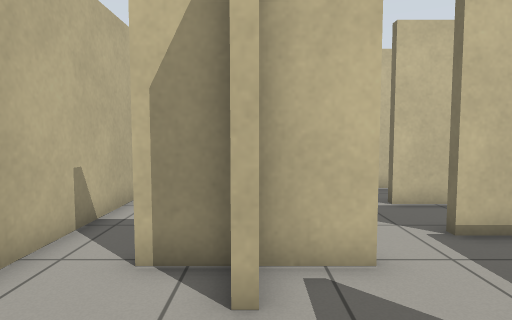
[1] (above)

24 first-person views from a walk through a world built for the Gazebo simulator. The camera is 0.94 m above the floor, tilts 4° down and sees 75° across. The floor is counted in squares, 0.5 m on a side. Each view is taken from the middle of a square. On the plan, view 1 faces up. The plan holds only what a view shows up to about 17 squares ahead; the rest is blank.

[2]
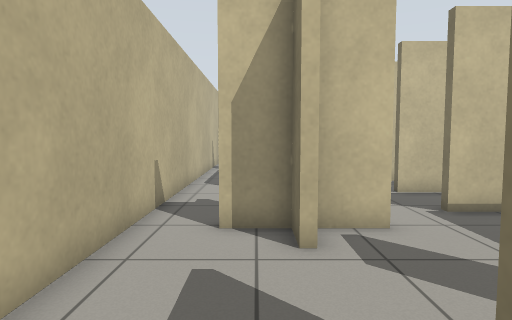

[3]
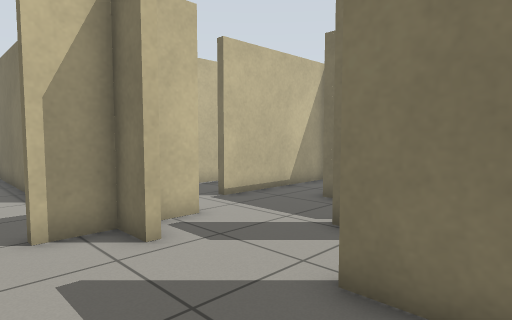

[4]
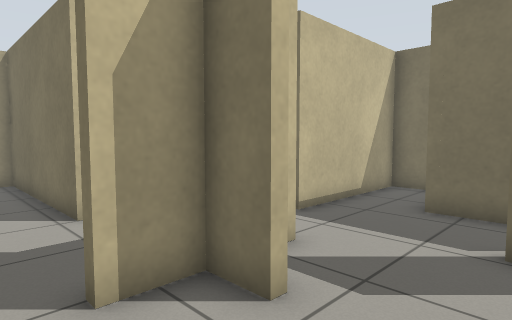

[5]
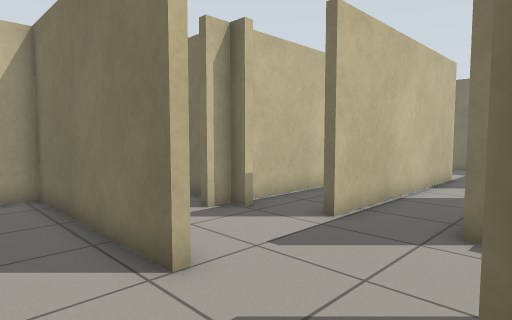

[6]
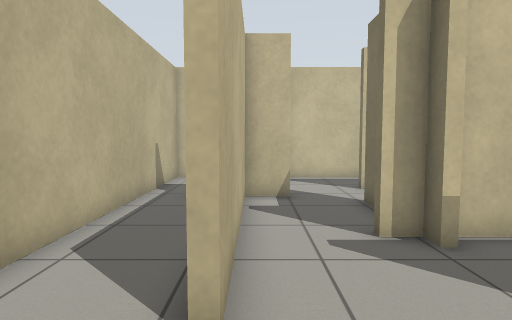

[7]
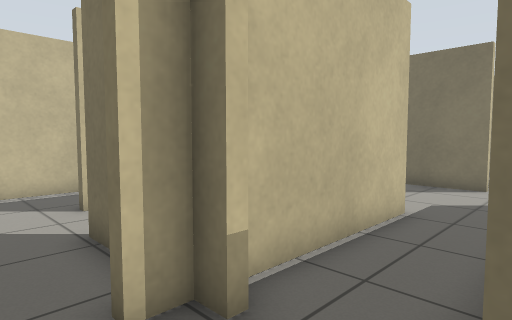

[8]
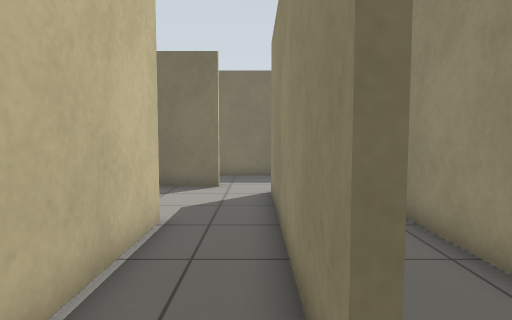

[9]
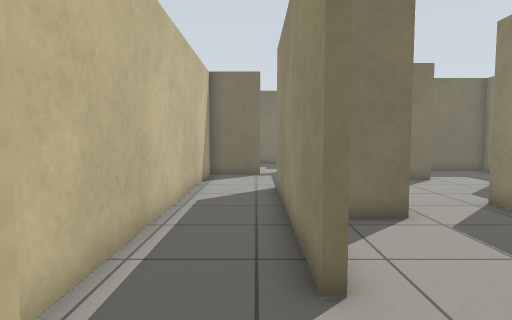

[10]
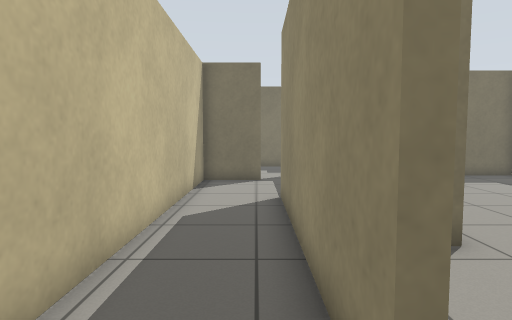

[11]
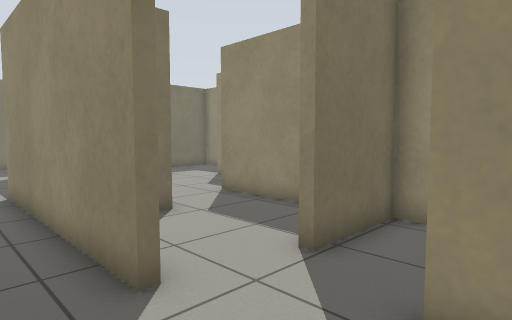

[12]
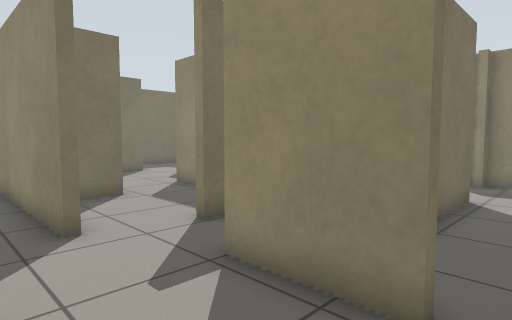

[13]
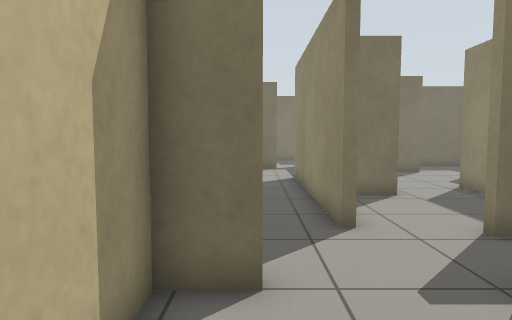

[14]
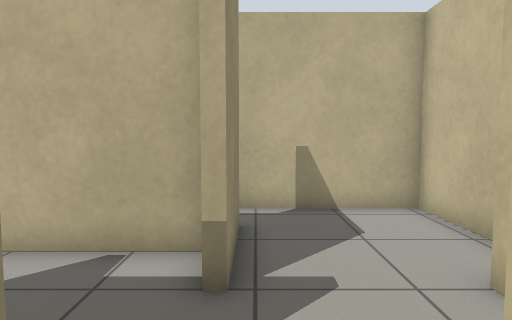

[15]
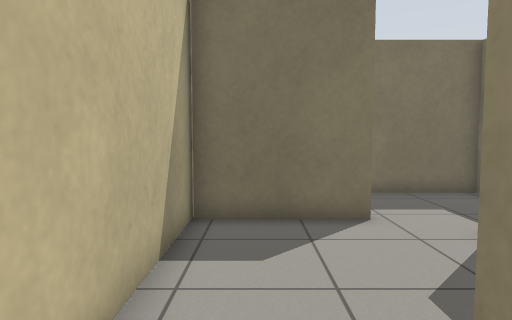

[16]
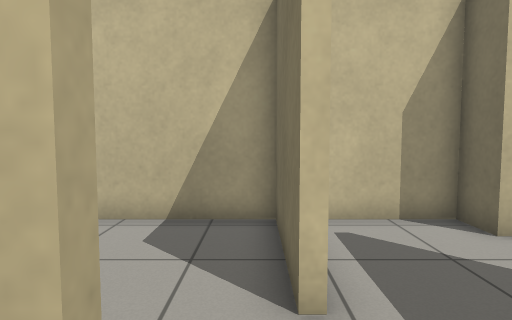

[17]
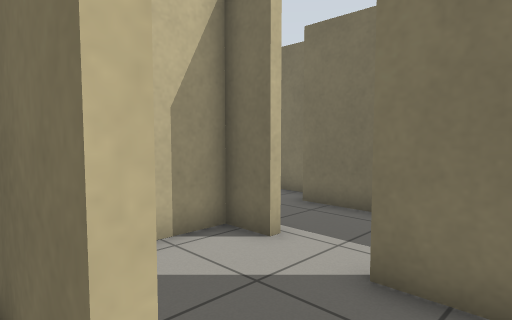

[18]
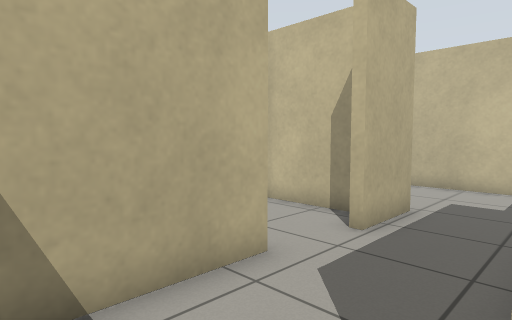

[19]
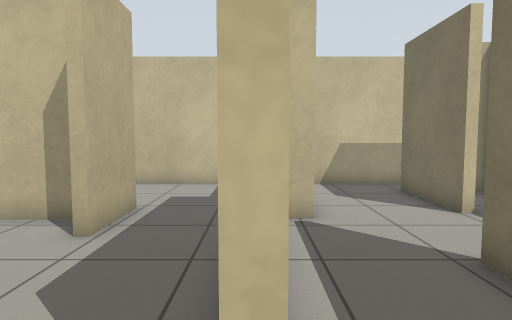

[20]
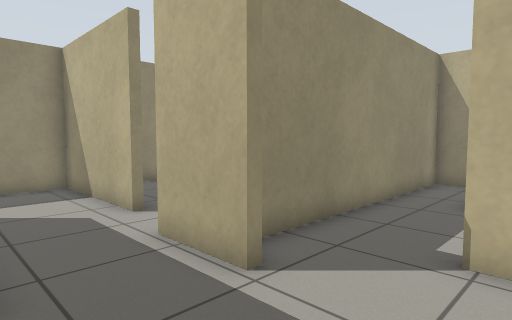

[21]
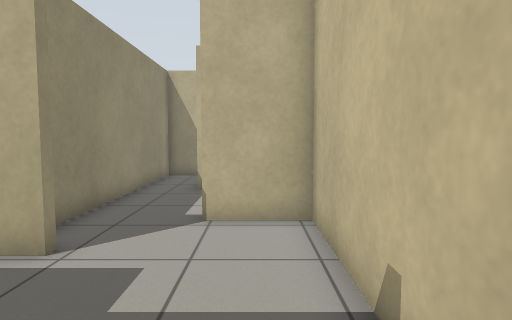

[22]
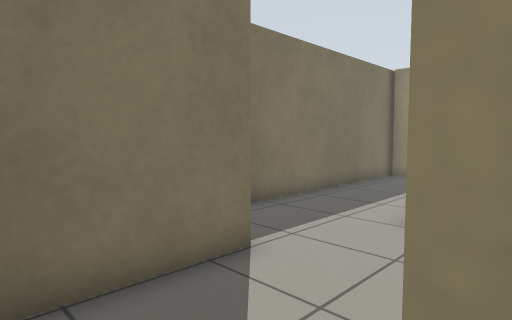

[23]
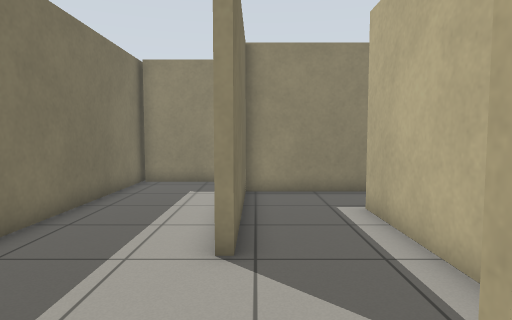

[24]
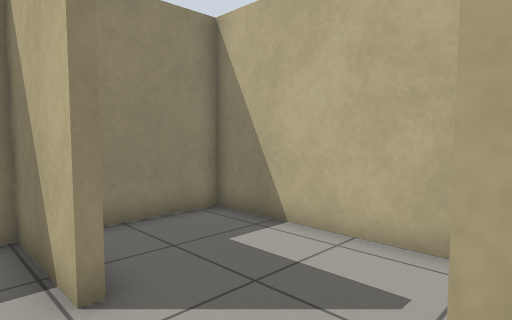

### Floor plan
Ten units are one square. View 1 is at (0, 0); x grows to the right and y downward. Boxes are objects, and circles mark ways between rooms. Rooms are numbered by the first view taken in them; rooms with no view inside come last. Other rooms are left out.
<svg viewBox="-41 -218 344 254">
<path fill="none" stroke="#000" d="M0 -39 0 -35 -3 -35 -3 -47 -18 -47 -18 -51M19 -47 0 -47M-11 -50 -3 -50 -3 -55 1 -55M58 -21 58 -39M-3 -90 -6 -90 -6 -163M6 16 6 -1 9 -1M64 -65 96 -65M95 -50 95 -62 38 -62 38 -66M95 -92 38 -92M-36 -156 -36 31 -5 31M94 -121 38 -121M38 -95 134 -95M149 -114 145 -114M31 -115 31 -121 22 -121M31 -124 31 -155M180 -86 180 -120M11 -163 -3 -163 -3 -90M176 -155 144 -155M38 -182 124 -182M79 -172 79 -158 176 -158M76 -154 76 -169M31 -155 35 -155M14 -199 10 -199 10 -213 -36 -213 -36 -156M-19 -162 -19 -166 11 -166 11 -163M163 -187 163 -213 15 -213M58 -124 94 -124M147 -65 155 -65M134 -92 124 -92M180 -66 180 -86M270 -160 270 -196M253 -71 253 -129 258 -129M221 -139 221 -94 217 -94M233 -160 233 -155 228 -155M215 -65 254 -65M266 -42 296 -42M298 -36 298 -135M279 -213 242 -213M225 -213 166 -213 166 -187M183 -120 183 -95M186 -141 186 -155 176 -155M189 -167 189 -141M230 -167 230 -179M218 -137 218 -160M183 -95 183 -65 215 -65"/>
<circle cx="20" cy="-90" r="3" fill="#2a7"/>
<circle cx="-30" cy="-160" r="3" fill="#2a7"/>
<circle cx="20" cy="-160" r="3" fill="#2a7"/>
<circle cx="155" cy="-90" r="3" fill="#2a7"/>
<circle cx="180" cy="-130" r="3" fill="#2a7"/>
<circle cx="55" cy="-150" r="3" fill="#2a7"/>
<circle cx="165" cy="-175" r="3" fill="#2a7"/>
<circle cx="230" cy="-200" r="3" fill="#2a7"/>
<circle cx="220" cy="-85" r="3" fill="#2a7"/>
<circle cx="200" cy="-190" r="3" fill="#2a7"/>
<circle cx="205" cy="-155" r="3" fill="#2a7"/>
<circle cx="200" cy="-105" r="3" fill="#2a7"/>
<text x="10" y="-40">1</text>
<text x="90" y="-110">2</text>
<text x="60" y="-190">3</text>
<text x="60" y="-140">4</text>
<text x="150" y="-80">5</text>
<text x="270" y="-120">6</text>
<text x="200" y="-200">7</text>
<text x="200" y="-120">8</text>
<text x="200" y="-170">9</text>
<text x="200" y="-90">10</text>
</svg>
Room 1 opens to room 2. Room 1 opens to room 3. Room 2 opens to room 3. Room 2 opens to room 5. Room 2 opens to room 8. Room 3 opens to room 4. Room 3 opens to room 9. Room 6 opens to room 7. Room 6 opens to room 10. Room 7 opens to room 9. Room 8 opens to room 9. Room 8 opens to room 10.

Where each view was taken, in squares from view 1:
view 1: 0 up, 0 right, facing up
view 2: 2 down, 1 left, facing up
view 3: 2 down, 3 left, facing up-right
view 4: 1 up, 3 left, facing up-right
view 5: 5 up, 3 left, facing up-right
view 6: 6 up, 0 right, facing up
view 7: 9 up, 1 right, facing up-right
view 8: 10 up, 2 right, facing right
view 9: 19 up, 0 right, facing right
view 10: 19 up, 2 right, facing right
view 11: 20 up, 0 right, facing down-right
view 12: 20 up, 3 left, facing down-right
view 13: 20 up, 3 left, facing right
view 14: 17 up, 5 right, facing left
view 15: 14 up, 7 right, facing right
view 16: 8 up, 14 right, facing up
view 17: 10 up, 14 right, facing up-right
view 18: 8 up, 22 right, facing up-left
view 19: 8 up, 22 right, facing up
view 20: 20 up, 22 right, facing down-left
view 21: 20 up, 24 right, facing left
view 22: 20 up, 23 right, facing down-right
view 23: 18 up, 25 right, facing down
view 24: 4 up, 2 right, facing down-left
